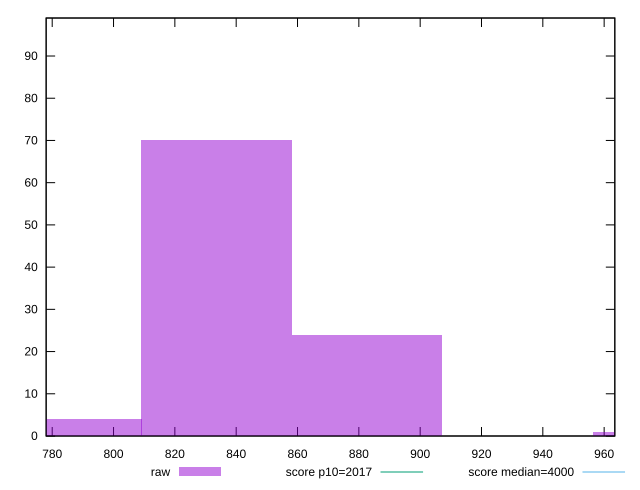

This chart was generated by the following gnuplot code:
reset

$raw <<EOF
833.6398301758546 70
882.6774672450226 24
784.6021931066867 4
980.7527413833584 1
EOF

set key outside below
set boxwidth 49.03763706916792
set xrange [778.0240000000008:963.480000000001]
set yrange [0:99]
set trange [0:99]
set style fill transparent solid 0.5 noborder

set parametric
set terminal svg size 640, 490 enhanced background rgb 'white'
set output "reports/report_00030_2021-02-24T20-42-31.540Z/mainthread-work-breakdown/samples/card/raw/histogram.svg"

plot $raw title "raw" with boxes, \
     2017,t title "score p10=2017", \
     4000,t title "score median=4000"

reset
